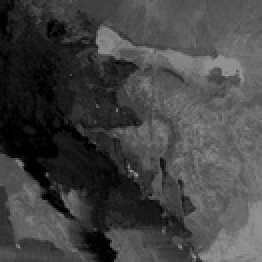
#> input picture landsat.jpg, 131 x 131 px, shrunk from 440 x 440 before the run (shown 2 times larger)
$ jupyter execute 483h2.ipynb
#> lines starting #> are read from the running program, lines starting #| are printed output that depends on the picture
[cell 1]
# Neezcha Dinman
# ICS 483
# Homework 2

[cell 2]
# imports

import numpy as np
import pandas as pd
import matplotlib.image as mpimg
import matplotlib.pyplot as plt
from PIL import Image
from scipy import ndimage
from scipy import misc
from scipy.ndimage import gaussian_filter

[cell 3]
####  5  ####

[cell 4]
# 5a
# write your own function eg. im_heq = my_hist_equalization(gray_image, n_bins)
# each level is going to occur at regular frequency

[cell 5]
# import image > histogram > cum sum > normalise cum sum > use ncs to modify origional image > display
# flat array image will act as index to look ip ncs values found

[cell 6]
def my_hist_equalization(gray_image, n_bins):

    # import image, make it a flat aray
    img = mpimg.imread(gray_image)
    imgArr = np.array(img)
    imgFlat = imgArr.flatten()

    #array, bin sizes 0
    histogram = np.zeros(n_bins)

    # sum up counts of pixels
    for pixel in imgFlat:
        histogram[pixel] += 1

    # return histogram #TEST

    # cumlative sum
    histogram = iter(histogram)
    b = [next(histogram)]
    for i in histogram:
        b.append(b[-1] + i)

   # return np.array(b) #TEST

    #normalize cum sum 0-1
    cs = np.array(b)
    nj = (cs - cs.min()) * 1
    N = cs.max() - cs.min()
    cs = nj / N
    cs.astype('uint8') #can't use floating point values in images

    # value from cum sum for every index in flat
    imgNew = cs[imgFlat]
    imgNewShape = np.reshape(imgNew, img.shape)

    # DISPALY OLD-HIST, NEW-HIST
    fig = plt.figure()
    fig.set_figheight(15)
    fig.set_figwidth(15)

    fig.add_subplot(2,2,1)
    plt.imshow(img, cmap='gray')
    plt.title('Origional Image', fontsize=15)

    fig.add_subplot(2,2,2)
    plt.hist(imgFlat, bins=n_bins)
    plt.xlabel('Intensity', fontsize=18)
    plt.ylabel('Frequencey', fontsize=16)

    fig.add_subplot(2,2,3)
    plt.imshow(imgNewShape, cmap='gray')
    plt.title('Histogram Equalization', fontsize=15)

    fig.add_subplot(2,2,4)
    plt.hist(imgNew, bins=n_bins)
    plt.xlabel('Intensity', fontsize=18)
    plt.ylabel('Frequencey', fontsize=16)

    plt.show(block=True)
    # fig.savefig("landsat_hist_equalized.png") #5c

    return fig

[cell 7]
# 5b
landHist = my_hist_equalization('landsat.jpg', 256)
#> in my_hist_equalization, img is the input picture: shape (131, 131, 3); min 0, max 154, mean 67.1
#> the loop in my_hist_equalization, `for pixel in imgFlat:` made 51483 passes
#> pixel on passes 1 to 3: 21, 21, 21
#> after the loop in my_hist_equalization, `for pixel in imgFlat:`: histogram = 256 values, max 777 at index 0, min 0 at index 152, mean 201.1
#> in my_hist_equalization, `b = [next(histogram)]`: b = [777]
#> the loop in my_hist_equalization, `for i in histogram:` made 255 passes
#> i on passes 1 to 3: 450, 426, 324
#> after the loop in my_hist_equalization, `for i in histogram:`: b = 256 values from 777 to 51483
#> in my_hist_equalization, `nj = (cs - cs.min()) * 1`: nj = 256 values from 0 to 50706
#> in my_hist_equalization, `N = cs.max() - cs.min()`: N = 50706
#> in my_hist_equalization, `cs = nj / N`: cs = 256 values from 0 to 1

[cell 8]
convHist = my_hist_equalization('conv_test.jpg', 256)
#> call 2 of my_hist_equalization, with gray_image = 'conv_test.jpg', n_bins = 256
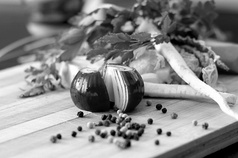
#> input picture conv_test.jpg, 238 x 158 px, shrunk from 800 x 531 before the run
#> in my_hist_equalization, img is the input picture: shape (158, 238); min 0, max 255, mean 137.8
#> the loop in my_hist_equalization (call 2), `for pixel in imgFlat:` made 37604 passes
#> pixel on passes 1 to 3: 161, 162, 162
#> after the loop in my_hist_equalization (call 2), `for pixel in imgFlat:`: histogram = 256 values, max 364 at index 218, min 26 at index 4, mean 146.9
#> in my_hist_equalization (call 2), `b = [next(histogram)]`: b = [212]
#> the loop in my_hist_equalization (call 2), `for i in histogram:` made 255 passes
#> i on passes 1 to 3: 78, 60, 44
#> after the loop in my_hist_equalization (call 2), `for i in histogram:`: b = 256 values from 212 to 37604
#> in my_hist_equalization (call 2), `nj = (cs - cs.min()) * 1`: nj = 256 values from 0 to 37392
#> in my_hist_equalization (call 2), `N = cs.max() - cs.min()`: N = 37392
#> in my_hist_equalization (call 2), `cs = nj / N`: cs = 256 values from 0 to 1

[cell 9]
wallHist = my_hist_equalization('wall_gray.jpg', 256)
#> call 3 of my_hist_equalization, with gray_image = 'wall_gray.jpg', n_bins = 256
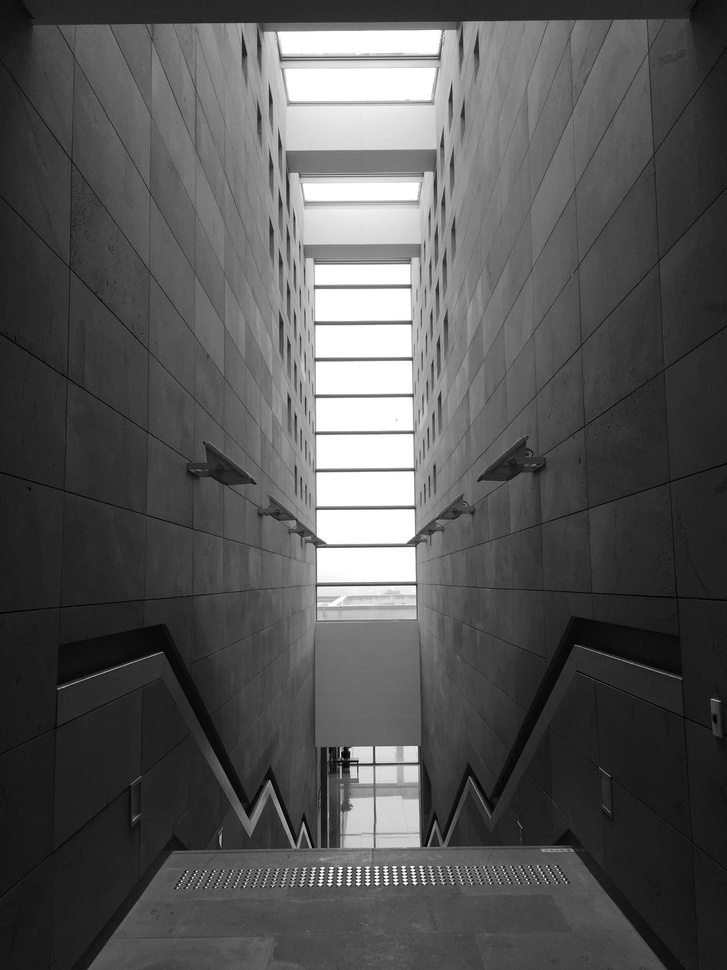
#> input picture wall_gray.jpg, 727 x 970 px, shrunk from 2448 x 3264 before the run
#> in my_hist_equalization, img is the input picture: shape (970, 727); min 0, max 255, mean 84.9
#> the loop in my_hist_equalization (call 3), `for pixel in imgFlat:` made 705190 passes
#> pixel on passes 1 to 3: 17, 16, 16
#> after the loop in my_hist_equalization (call 3), `for pixel in imgFlat:`: histogram = 256 values, max 31610 at index 255, min 19 at index 0, mean 2754.6
#> in my_hist_equalization (call 3), `b = [next(histogram)]`: b = [19]
#> the loop in my_hist_equalization (call 3), `for i in histogram:` made 255 passes
#> i on passes 1 to 3: 31, 38, 65
#> after the loop in my_hist_equalization (call 3), `for i in histogram:`: b = 256 values from 19 to 705190
#> in my_hist_equalization (call 3), `nj = (cs - cs.min()) * 1`: nj = 256 values from 0 to 705171
#> in my_hist_equalization (call 3), `N = cs.max() - cs.min()`: N = 705171
#> in my_hist_equalization (call 3), `cs = nj / N`: cs = 256 values from 0 to 1
#> in my_hist_equalization (call 3), `imgNewShape = np.reshape(imgNew, img.shape)`:
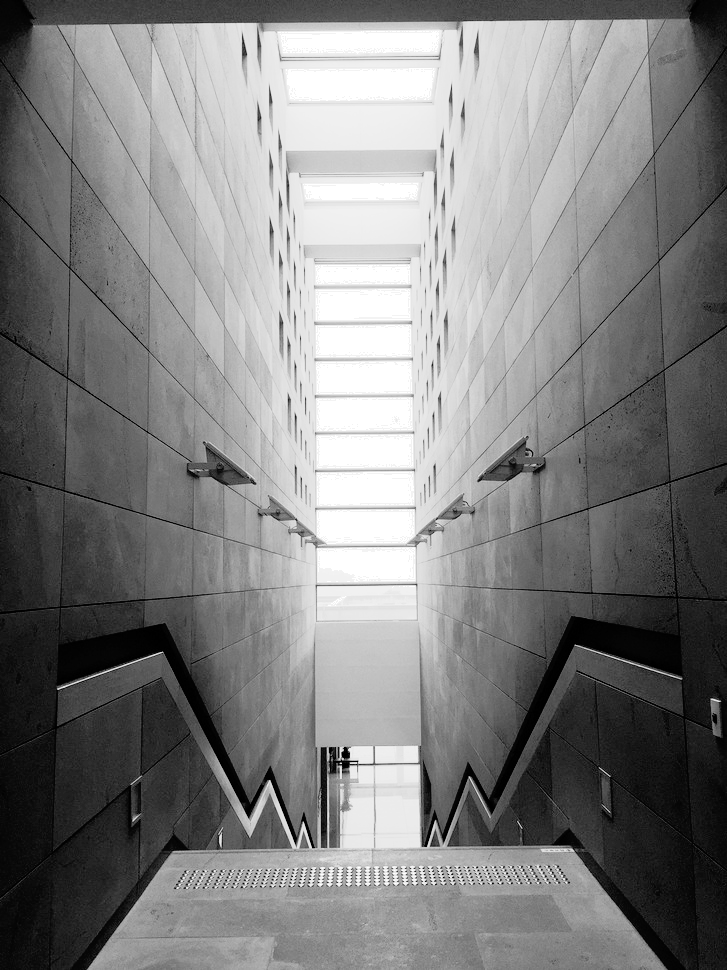
#> imgNewShape: shape (970, 727) float64; min 0, max 1, mean 0.505
#> in my_hist_equalization (call 3), `plt.show(block=True)`:
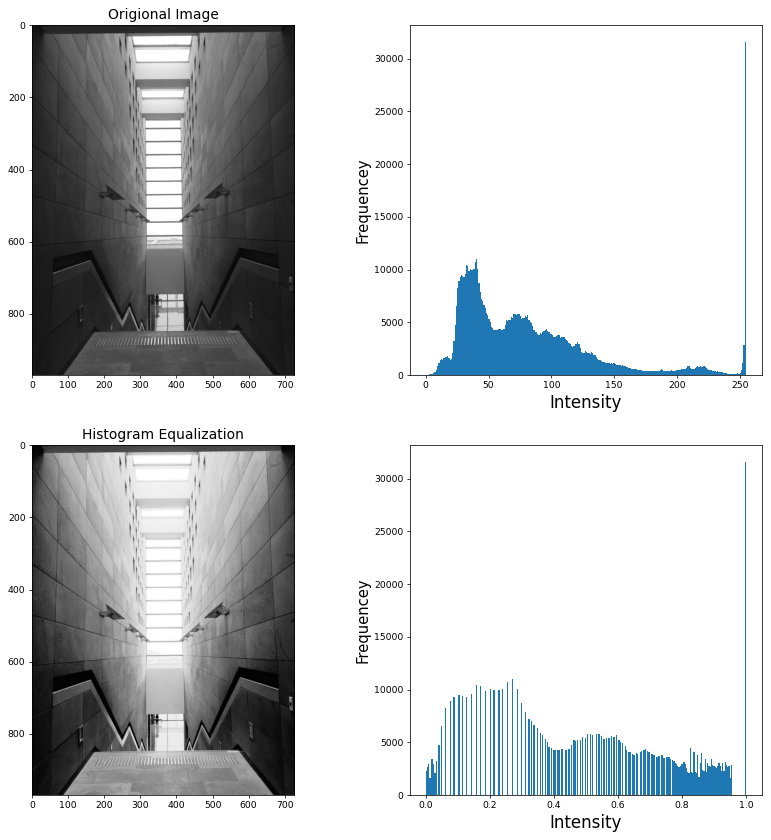
#> figure drawn by matplotlib, 4 panels; panel 2: tallest bar 31610 high, from x = 254 to 255; panel 4: tallest bar 31610 high, from x = 0.996 to 1

[cell 10]
####  6  ####

[cell 11]
# 6a
# write a function for contrast stretching

[cell 12]
# change intensities of origional photo to new intensity range

[cell 13]
def contrast_stretch(gray_image):
    n_bins = 256

    # import image, make it a flat aray
    img = mpimg.imread(gray_image)
    imgArr = np.array(img)
    imgFlat = imgArr.flatten()

   # photo intensity
    min_intensity = imgFlat.min()
    max_intensity = imgFlat.max()

    # new intenity range
    minNew = 0
    maxNew = 255 # 255 doesnt work with landsat...

    # math
    stretched = (imgFlat-min_intensity)*(((maxNew-minNew)/(max_intensity-min_intensity))+minNew)
    stretched.astype('int')

    # array into an image so it can be displayed
    imgNewShape = np.reshape(stretched, img.shape)

    # DISPALY OLD-HIST, NEW-HIST
    fig = plt.figure()
    fig.set_figheight(15)
    fig.set_figwidth(15)

    fig.add_subplot(2,2,1)
    plt.imshow(img, cmap='gray')
    plt.title('Origional Image', fontsize=15)

    fig.add_subplot(2,2,2)
    plt.hist(imgFlat, bins=n_bins)
    plt.xlabel('Intensity', fontsize=18)
    plt.ylabel('Frequencey', fontsize=16)

    fig.add_subplot(2,2,3)
    plt.imshow(imgNewShape, cmap='gray')
    plt.title('Contrast Stretched', fontsize=15)

    fig.add_subplot(2,2,4)
    plt.hist(stretched, bins=n_bins)
    plt.xlabel('Intensity', fontsize=18)
    plt.ylabel('Frequencey', fontsize=16)

    plt.show(block=True)
    # fig.savefig('landsat_stretched.png') # 6c
    # fig.savefig('wall_gray_stretched.png') # 6e

    return stretched

[cell 14]
# 6b
# "Clipping input data to valid range for imshow with RGB data ([0..1] for floats or [0..255] for integers)."
# This is because the new intensity range is from 0-255 wich cause the altered land photo to be spotted black and white
# Samge thing happens with Histrogram Equalization when the normalized cumlative sum is set from 0-255 as well.
# This only effects the landsat.jpg phot, but can be fixed when new max intensity is set to 1
contrast_stretch('landsat.jpg')
#> in contrast_stretch, `min_intensity = imgFlat.min()`: min_intensity = 0
#> in contrast_stretch, `max_intensity = imgFlat.max()`: max_intensity = 154
#> in contrast_stretch, `imgNewShape = np.reshape(stretched, img.shape)`:
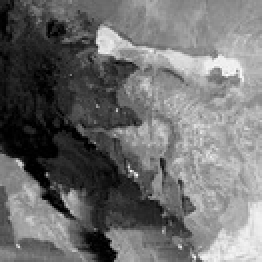
#> imgNewShape: shape (131, 131, 3) float64 (shown 2 times larger); min 0, max 255, mean 111.1
#> in contrast_stretch, `plt.show(block=True)`:
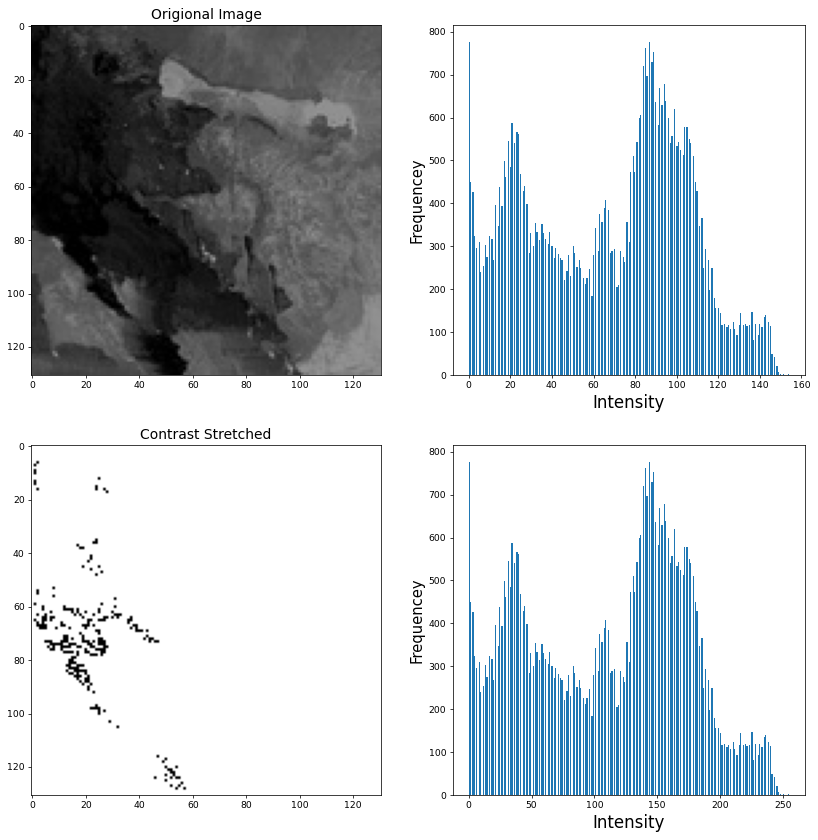
#> figure drawn by matplotlib, 4 panels

[cell 15]
# 6d
contrast_stretch('wall_gray.jpg')

[cell 16]
contrast_stretch('conv_test.jpg')
#> call 3 of contrast_stretch, with gray_image = 'conv_test.jpg'
#> in contrast_stretch (call 3), `plt.show(block=True)`:
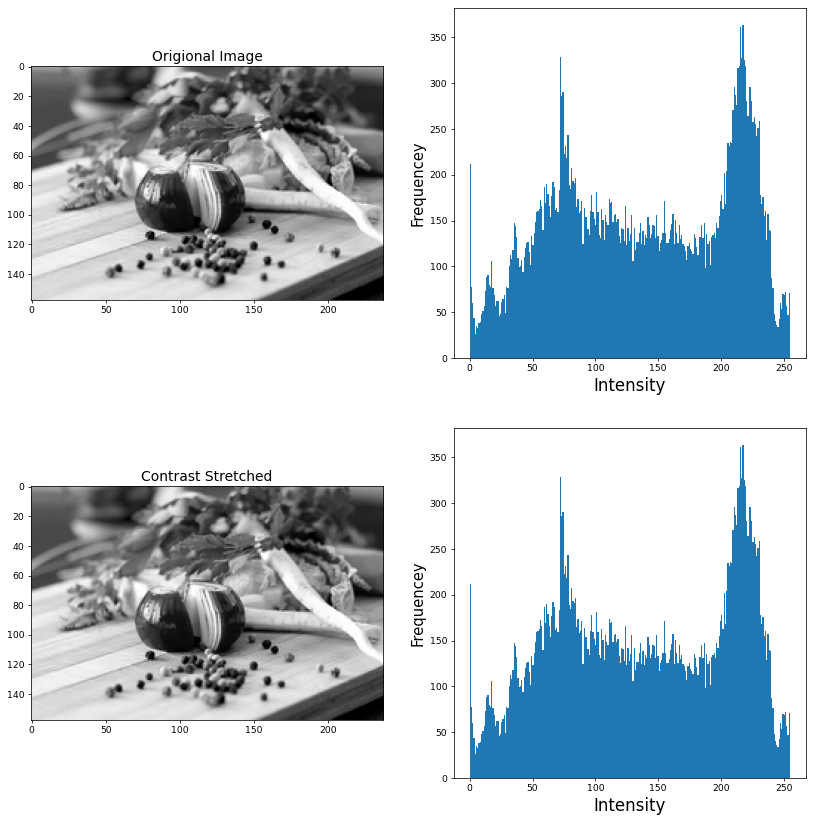
#> figure drawn by matplotlib, 4 panels; panel 2: tallest bar 364 high, from x = 217.1 to 218.1; panel 4: tallest bar 364 high, from x = 217.1 to 218.1

[cell 17]
####  7  ####

[cell 18]
# 7a
# 2D convolution filter
# im_conv = my_convolution2d(gray_image, h)

[cell 19]
def my_convolution2d(gray_image, h):

    # import image, make it a flat aray
    img = mpimg.imread(gray_image)
    # imgArr = np.array(img)
    # imgFlat = imgArr.flatten()

    # variables
    y, x = img.shape
    m, n = h.shape
    y = y - m + 1
    x = x - m + 1
    imgNew = np.zeros((y,x))

    #non square h
    if m != n:
        if m > n:
            hNew = np.zeros([m,m])
        elif n > m:
            hNew = np.zeros([n,n])
        for i in range(m):
            for j in range(n):
                hNew[i][j] = h[i][j]
        h = hNew

    #flip array horizontally and vertically
    np.fliplr(np.flipud(h))

    #apply to each pixle
    for i in range(y):
        for j in range(x):
            imgNew[i][j] = np.sum(img[i:i+m, j:j+m]*h)

    return imgNew #return imageConv2D same size as origional image

[cell 20]
# 7b
# the larger the filter h the more blurred the convolved photo is
gray_img = mpimg.imread('conv_test.jpg')
gray_img.shape
#> Out = (158, 238)

[cell 21]
# box filter of size 3x3, 9x9, 15x15, 1x13, and 13x1
# h33 = np.array([[-1,-2,-3],[-0,-1,-2],[-0,-1,-2]])
# h99 = np.array([[0,-1,-2,-3,-4,-5,-6,-7,-8],[9,8,7,6,5,4,3,2,1],[0,1,2,3,4,5,6,7,8],[0,-1,-2,-3,-4,-5,-6,-7,-8],[9,8,7,6,5,4,3,2,1],[0,1,2,3,4,5,6,7,8],[0,-1,-2,-3,-4,-5,-6,-7,-8],[9,8,7,6,5,4,3,2,1],[0,1,2,3,4,5,6,7,8]])
h33 = np.ones([3,3])
h99 = np.ones([9,9])
h15 = np.ones([15,15])
h113 = np.ones([1,13])
h131 = np.ones([31,1])
h99.shape

[cell 22]
img33 =my_convolution2d('conv_test.jpg', h33)
img99 = my_convolution2d('conv_test.jpg', h99)
img15 = my_convolution2d('conv_test.jpg', h15)
#> call 3 of my_convolution2d, with gray_image = 'conv_test.jpg', h = array of shape (15, 15)
#> after the loop in my_convolution2d (call 3), `for i in range(y):`:
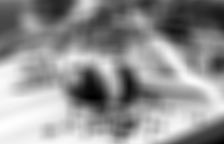
#> imgNew: shape (144, 224) float64; min 2763, max 52026, mean 31112.6; drawn with min black and max white
img113 = my_convolution2d('conv_test.jpg', h113)
img131 = my_convolution2d('conv_test.jpg', h131)
#> after the loop in my_convolution2d (call 5), `for i in range(y):`:
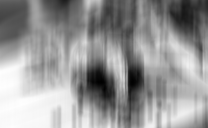
#> imgNew: shape (128, 208) float64; min 532, max 7033, mean 4387.1; drawn with min black and max white

[cell 23]
 # DISPALY OLD 5xNEW
fig = plt.figure()
fig.set_figheight(8)
fig.set_figwidth(8)

fig.add_subplot(3,2,1)
plt.imshow(gray_img, cmap='gray')
plt.title('Origional Image', fontsize=12)

fig.add_subplot(3,2,2)
plt.imshow(img33, cmap='gray')
plt.title('3x3', fontsize=12)
plt.imsave('conv_test_box3x3.jpg', img33, cmap='gray') # 7b

fig.add_subplot(3,2,3)
plt.imshow(img99, cmap='gray')
plt.title('9x9', fontsize=12)
plt.imsave('conv_test_box9x9.jpg', img99, cmap='gray') # 7b

fig.add_subplot(3,2,4)
plt.imshow(img15, cmap='gray')
plt.title('15x15', fontsize=12)
plt.imsave('conv_test_box15x15.jpg', img15, cmap='gray') # 7b

fig.add_subplot(3,2,5)
plt.imshow(img113, cmap='gray')
plt.title('1x13', fontsize=12)
plt.imsave('conv_test_box1x13.jpg', img15, cmap='gray') # 7b

fig.add_subplot(3,2,5)
plt.imshow(img131, cmap='gray')
plt.title('13x1', fontsize=12)
plt.imsave('conv_test_box13x1.jpg', img15, cmap='gray') # 7b

[cell 24]
# 7c
# use a prebuilt functioln from a library, use Gaussian filter with standard deviations sigma = 2, 5, 10

[cell 25]
 # DISPALY LIBRARY FUNCTION GAUSSIAN
fig = plt.figure()
fig.set_figheight(8)
fig.set_figwidth(8)

fig.add_subplot(2,2,1)
plt.imshow(gray_img, cmap='gray')
plt.title('Origional Image', fontsize=12)

fig.add_subplot(2,2,2)
libGaus = gaussian_filter(gray_img, sigma=2)
plt.imshow(libGaus, cmap='gray')
plt.title('sig=2')
plt.imsave('conv_test_gauss_s2.jpg', libGaus, cmap='gray') # 7c

fig.add_subplot(2,2,3)
libGaus = gaussian_filter(gray_img, sigma=5)
plt.imshow(libGaus, cmap='gray')
plt.title('sig=5')
plt.imsave('conv_test_gauss_s5.jpg', libGaus, cmap='gray') # 7c

fig.add_subplot(2,2,4)
libGaus = gaussian_filter(gray_img, sigma=10)
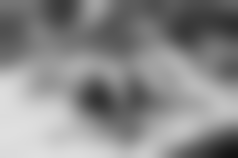
#> libGaus: shape (158, 238); min 18, max 223, mean 136.8
plt.imshow(libGaus, cmap='gray')
plt.title('sig=10')
plt.imsave('conv_test_gauss_s10.jpg', libGaus, cmap='gray') # 7c

[cell 26]
h = np.ones([2,3])
m, n = h.shape

[cell 27]
if m != n:
    if m > n:
        hNew = np.zeros([m,m])
    elif n > m:
        hNew = np.zeros([n,n])
    for i in range(m):
        for j in range(n):
            hNew[i][j] = h[i][j]
    # [4 lines of commented-out code are left out]
